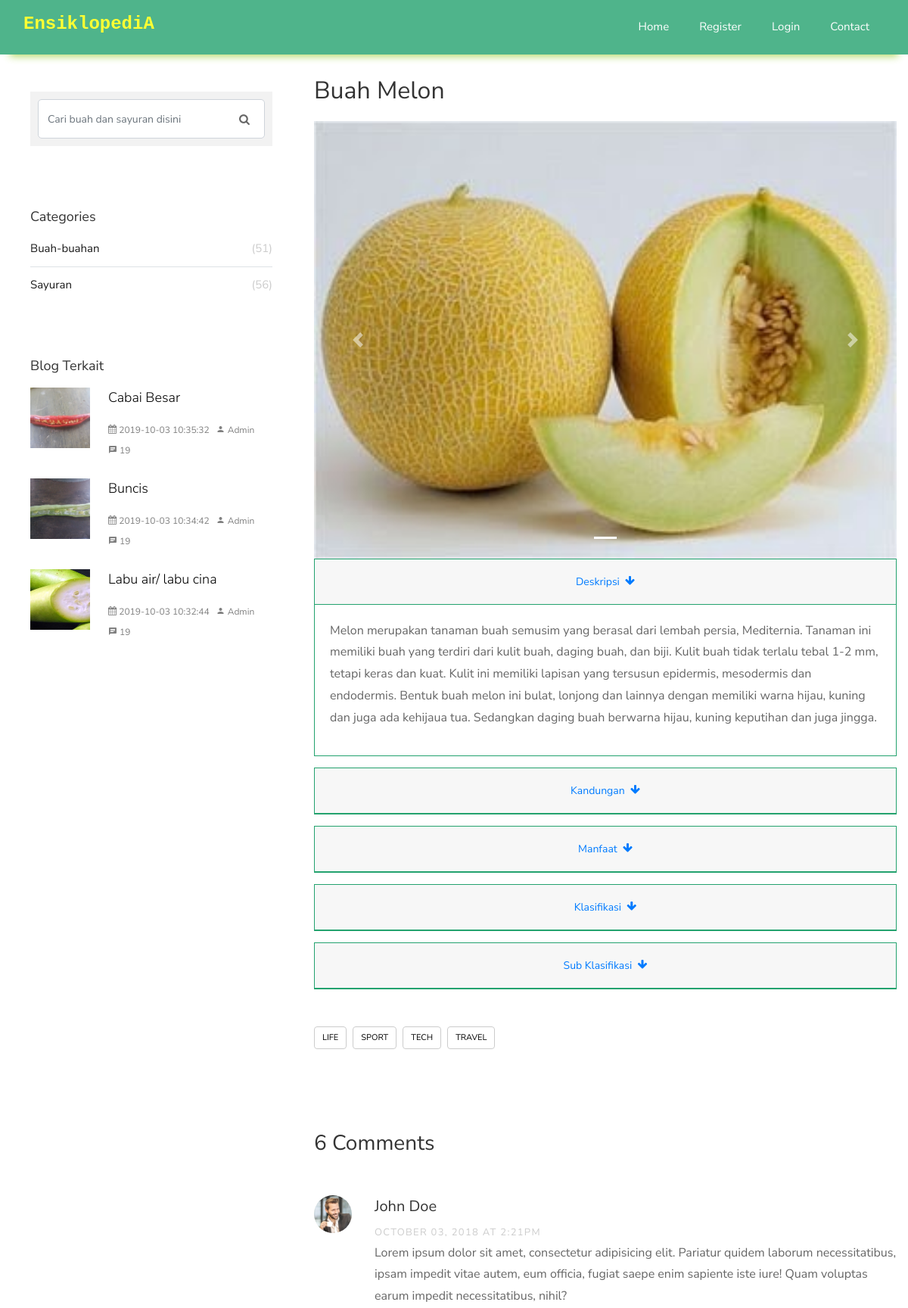
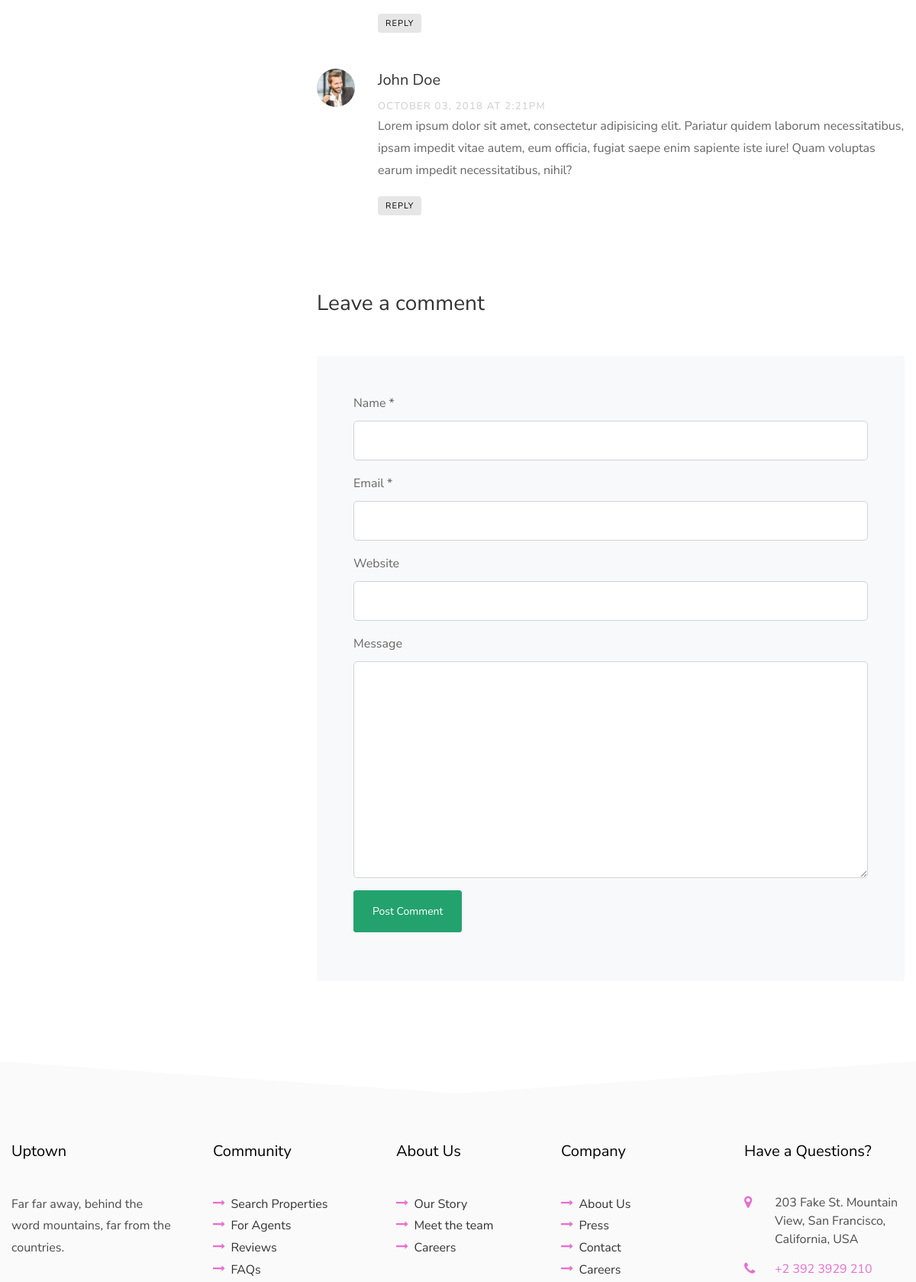
Page /search/detail/2019-10-02-5d94193012dbc (upper part) on the committed database (2 pictures, top to bottom).
### tables this page shows
CREATE TABLE `ensiklopedia_data` (
  `data_id` varchar(100) NOT NULL,
  `kategori` varchar(50) NOT NULL,
  `nama` varchar(255) DEFAULT NULL,
  `jenis` varchar(255) DEFAULT NULL,
  `deskripsi` longtext,
  `kandungan` text,
  `manfaat` text,
  `klasifikasi` text,
  `sub_klasifikasi` text,
  `video` varchar(255) DEFAULT NULL,
  `created_at` datetime NOT NULL,
  `updated_at` timestamp NOT NULL DEFAULT CURRENT_TIMESTAMP,
  `is_active` int(1) NOT NULL DEFAULT '1',
  `cek` int(1) NOT NULL DEFAULT '0',
  `term` text,
  `similarity` double DEFAULT NULL,
  `time` varchar(10) NOT NULL
);

CREATE TABLE `ensiklopedia_foto` (
  `jenis_foto` varchar(250) NOT NULL,
  `id_jenis` int(11) NOT NULL,
  `id_master` varchar(100) NOT NULL
);

### application/views/main/front-end.php (called while the page is built, shortened)
<?php
$this->load->view("partials/head");
$this->load->view("partials/navbar");
$this->load->view($page,$content);

### application/controllers/Search.php (called while the page is built, shortened)
<?php
class Search extends CI_Controller
{
	public function __construct()
	{
		$this->load->model("Mbuah_sayur", "data");
		$this->load->model("Mboyermoore", "boyer");
	}
	public function detail($data_id = "")
	{
		$this->load->model("Visitor", "visit");
		$data["content"] = $this->data->getById(array("data_id" => $data_id));
		$data["page"] = "pages/search/search_detail";
		$this->load->view("main/front-end", $data);
	}
}

### index.php (called while the page is built, shortened)
<?php
require_once BASEPATH.'core/CodeIgniter.php';

### application/models/Mbuah_sayur.php (called while the page is built, shortened)
<?php
class Mbuah_sayur extends CI_Model
{
	public function getAll($limit = 12, $not_in = "")
	{
		if (!empty($not_in)) {
			$this->db->where_not_in("data_id", $not_in);
		}
		return $this->db->order_by("created_at", "DESC")->get("ensiklopedia_data", $limit)->result();
	}
	public function getById($where = array())
	{
		return $this->db->where($where)->get("ensiklopedia_data")->row();
	}
}

### application/views/pages/search/search_detail.php (the view, shortened to what this page needs)
<section class="ftco-section ftco-degree-bg">
	<div class="container">
		<div class="row">
			<div class="col-md-8 order-md-last ftco-animate">
				<h2 class="mb-3"><?= $content->nama ?></h2>
				<?php
				$foto = $this->db->where("id_master", $content->data_id)->get("ensiklopedia_foto")->result();
				?>
				<div id="carouselExampleIndicators" class="carousel slide" data-ride="carousel">
					<ol class="carousel-indicators">
						<?php foreach ($foto as $key => $item): ?>
							<li data-target="#carouselExampleIndicators"
								data-slide-to="<?= $key ?>" <?= $key == 0 ? 'class="active"' : '' ?>></li>
						<?php endforeach; ?>
					</ol>
					<div class="carousel-inner">
						<?php foreach ($foto as $key => $item): ?>
							<div class="carousel-item <?= $key == 0 ? 'active' : '' ?>">
								<img class="d-block w-100" src="<?= base_url("img/$item->jenis_foto") ?>"
									 alt="First slide">
							</div>
						<?php endforeach; ?>
					</div>
					<a class="carousel-control-prev" href="#carouselExampleIndicators" role="button" data-slide="prev">
						<span class="carousel-control-prev-icon" aria-hidden="true"></span>
					</a>
					<a class="carousel-control-next" href="#carouselExampleIndicators" role="button" data-slide="next">
						<span class="carousel-control-next-icon" aria-hidden="true"></span>
					</a>
				</div>
				<div id="accordion">
					<div class="card">
						<div class="card-header" id="headingOne">
							<h5 class="mb-0 text-center">
								<button class="btn btn-link" data-toggle="collapse" data-target="#collapseOne"
										aria-expanded="true" aria-controls="collapseOne">
									Deskripsi &nbsp;<i class="icon-arrow-down"></i>
								</button>
							</h5>
						</div>
						<div id="collapseOne" class="collapse show" aria-labelledby="headingOne"
							 data-parent="#accordion">
							<div class="card-body">
								<p><?= $content->deskripsi ?></p>
							</div>
						</div>
					</div>
					<div class="card">
						<div class="card-header" id="headingTwo">
							<h5 class="mb-0 text-center">
								<button class="btn btn-link collapsed" data-toggle="collapse" data-target="#collapseTwo"
										aria-expanded="false" aria-controls="collapseTwo">
									Kandungan &nbsp;<i class="icon-arrow-down"></i>
								</button>
							</h5>
						</div>
					</div>
					<div class="card">
						<div class="card-header" id="headingThree">
							<h5 class="mb-0 text-center">
								<button class="btn btn-link collapsed" data-toggle="collapse"
										data-target="#collapseThree" aria-expanded="false"
										aria-controls="collapseThree">
									Manfaat &nbsp;<i class="icon-arrow-down"></i>
								</button>
							</h5>
						</div>
					</div>
					<div class="card">
						<div class="card-header" id="headingFor">
							<h5 class="mb-0 text-center">
								<button class="btn btn-link collapsed" data-toggle="collapse" data-target="#collapseFor"
										aria-expanded="false" aria-controls="collapseFor">
									Klasifikasi &nbsp;<i class="icon-arrow-down"></i>
								</button>
							</h5>
						</div>
					</div>
					<div class="card">
						<div class="card-header" id="headingFive">
							<h5 class="mb-0 text-center">
								<button class="btn btn-link collapsed" data-toggle="collapse"
										data-target="#collapseFive" aria-expanded="false" aria-controls="collapseFive">
									Sub Klasifikasi &nbsp;<i class="icon-arrow-down"></i>
								</button>
							</h5>
						</div>
					</div>
				</div>
				<div class="tag-widget post-tag-container mb-5 mt-5">
					<div class="tagcloud">
						<a href="#" class="tag-cloud-link">Life</a>
						<a href="#" class="tag-cloud-link">Sport</a>
						<a href="#" class="tag-cloud-link">Tech</a>
						<a href="#" class="tag-cloud-link">Travel</a>
					</div>
				</div>
				<div class="pt-5 mt-5">
					<h3 class="mb-5">6 Comments</h3>
					<ul class="comment-list">
						<li class="comment">
							<div class="vcard bio">
								<img src="<?=base_url("front-end/images/person_1.jpg")?>" alt="Image placeholder">
							</div>
							<div class="comment-body">
								<h3>John Doe</h3>
								<div class="meta">October 03, 2018 at 2:21pm</div>
								<p>Lorem ipsum dolor sit amet, consectetur adipisicing elit. Pariatur quidem laborum
									necessitatibus, ipsam impedit vitae autem, eum officia, fugiat saepe enim sapiente
									iste iure! Quam voluptas earum impedit necessitatibus, nihil?</p>
								<p><a href="#" class="reply">Reply</a></p>
							</div>
						</li>
						<li class="comment">
							<div class="vcard bio">
								<img src="<?=base_url("front-end/images/person_1.jpg")?>" alt="Image placeholder">
							</div>
							<div class="comment-body">
								<h3>John Doe</h3>
								<div class="meta">October 03, 2018 at 2:21pm</div>
								<p>Lorem ipsum dolor sit amet, consectetur adipisicing elit. Pariatur quidem laborum
									necessitatibus, ipsam impedit vitae autem, eum officia, fugiat saepe enim sapiente
									iste iure! Quam voluptas earum impedit necessitatibus, nihil?</p>
								<p><a href="#" class="reply">Reply</a></p>
							</div>
						</li>
					</ul>
					<div class="comment-form-wrap pt-5">
						<h3 class="mb-5">Leave a comment</h3>
						<form action="#" class="p-5 bg-light">
							<div class="form-group">
								<label for="name">Name *</label>
								<input type="text" class="form-control" id="name">
							</div>
							<div class="form-group">
								<label for="email">Email *</label>
								<input type="email" class="form-control" id="email">
							</div>
							<div class="form-group">
								<label for="website">Website</label>
								<input type="url" class="form-control" id="website">
							</div>
							<div class="form-group">
								<label for="message">Message</label>
								<textarea name="" id="message" cols="30" rows="10" class="form-control"></textarea>
							</div>
							<div class="form-group">
								<input type="submit" value="Post Comment" class="btn py-3 px-4 btn-primary">
							</div>
						</form>
					</div>
				</div>
			</div>
			<div class="col-md-4 sidebar ftco-animate">
				<div class="sidebar-box">
					<form action="<?=base_url("search#result")?>" method="get" class="search-form">
						<div class="form-group">
							<span class="icon icon-search"></span>
							<input type="text" class="form-control" name="q" placeholder="Cari buah dan sayuran disini" required>
						</div>
					</form>
				</div>
				<div class="sidebar-box ftco-animate">
					<div class="categories">
						<h3>Categories</h3>
						<li><a href="#">Buah-buahan <span>(51)</span></a></li>
						<li><a href="#">Sayuran <span>(56)</span></a></li>
					</div>
				</div>
				<div class="sidebar-box ftco-animate">
					<h3>Blog Terkait</h3>
					<?php
					$data = $this->data->getAll(3,$content->data_id);
					foreach ($data as $key => $val) :?>
						<div class="block-21 mb-4 d-flex">
							<?php
							$foto = $this->db->where("id_master", $val->data_id)->get("ensiklopedia_foto")->row();
							?>
							<a class="blog-img mr-4" style="background-image: url('<?=base_url("img/$foto->jenis_foto")?>');"></a>
							<div class="text">
								<h3 class="heading"><a href="<?=base_url("search/detail/$val->data_id")?>"><?=$val->nama?></a></h3>
								<div class="meta">
									<div><a href="<?=base_url("search/detail/$val->data_id")?>"><span class="icon-calendar"></span> <?=$val->created_at?></a></div>
									<div><a href="<?=base_url("search/detail/$val->data_id")?>"><span class="icon-person"></span> Admin</a></div>
									<div><a href="<?=base_url("search/detail/$val->data_id")?>"><span class="icon-chat"></span> 19</a></div>
								</div>
							</div>
						</div>
					<?php endforeach; ?>
				</div>
			</div>
		</div>
	</div>
</section>

### front-end/css/icomoon.css (style rules this page uses)
[class^="icon-"], [class*=" icon-"] { font-family: 'icomoon' !important; speak: none; font-style: normal; font-weight: normal; font-variant: normal; text-transform: none; line-height: 1; -webkit-font-smoothing: antialiased; -moz-osx-font-smoothing: grayscale; }
.icon-search:before { content: "\f002"; }
.icon-arrow-down:before { content: "\f063"; }
.icon-calendar:before { content: "\f073"; }
.icon-chat:before { content: "\e0b7"; }
.icon-person:before { content: "\e7fd"; }

### application/views/partials/head.php (style rules this page uses)
.card { border: 1px solid #23a26e !important; border-radius: unset; margin-bottom: 15px; }
.card-header { border-bottom: 1px solid #23a26e !important; }

### rows in the picture
ensiklopedia_data: nama "Buah Melon", deskripsi "Melon merupakan tanaman buah semusim yang berasal dari lembah persia, Mediternia. Tanaman ini memiliki buah yang terdiri dari kulit buah, daging buah, dan biji. Kulit buah tidak terlalu tebal 1-2 mm, tetapi keras dan kuat. Kulit ini memiliki lapisan yang tersusun epidermis, mesodermis dan endodermis. Bentuk buah melon ini bulat, lonjong dan lainnya dengan memiliki warna hijau, kuning dan juga ada kehijaua tua. Sedangkan daging buah berwarna hijau, kuning keputihan dan juga jingga."
ensiklopedia_foto: jenis_foto (picture)
ensiklopedia_data: ensiklopedia_foto.jenis_foto (picture), nama "Cabai Besar", created_at "2019-10-03 10:35:32"
ensiklopedia_data: ensiklopedia_foto.jenis_foto (picture), nama "Buncis", created_at "2019-10-03 10:34:42"
ensiklopedia_data: ensiklopedia_foto.jenis_foto (picture), nama "Labu air/ labu cina", created_at "2019-10-03 10:32:44"
